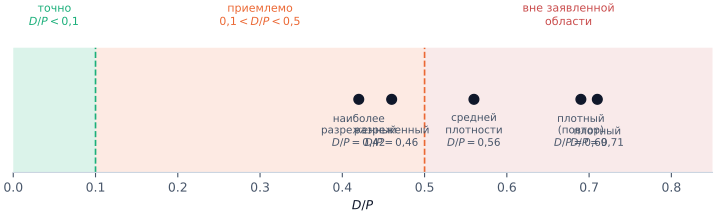

This chart was generated by the following Python code:
# -*- coding: utf-8 -*-
"""Рис. 2.2 -- карта применимости модели по D/P и положение образцов.

Геометрия чистая математика: закрашенные зоны -- это две границы, объявленные
авторами модели (D/P<0.1 -- заявленная точность, D/P<0.5 -- приемлемость при
дополнительном условии D/lambda<0.2, которое у нас выполнено с большим запасом
на всей рабочей полосе, см. текст параграфа). Точки образцов -- уже установленные
в курсе значения D/P (см. fig00_dp.py, Z_provenance.tex ключ 2.2), новых
вычислений над данными нет.
"""

import numpy as np

import pstyle as ps
import matplotlib.pyplot as plt

SAMPLES = [
    (0.42, "наиболее\nразреженный"),
    (0.46, "разреженный"),
    (0.56, "средней\nплотности"),
    (0.69, "плотный\n(повтор)"),
    (0.71, "плотный"),
]

fig, ax = plt.subplots(figsize=(7.4, 2.5))

ax.axvspan(0.0, 0.1, color=ps.S3, alpha=0.16, lw=0)
ax.axvspan(0.1, 0.5, color=ps.S2, alpha=0.14, lw=0)
ax.axvspan(0.5, 0.85, color="#c94b4b", alpha=0.12, lw=0)

ax.axvline(0.1, color=ps.S3, lw=1.2, ls="--")
ax.axvline(0.5, color=ps.S2, lw=1.2, ls="--")

ax.text(0.05, 1.32, "точно\n$D/P<0{,}1$", ha="center", va="bottom", fontsize=8, color=ps.S3)
ax.text(0.30, 1.32, "приемлемо\n$0{,}1<D/P<0{,}5$", ha="center", va="bottom", fontsize=8, color=ps.S2)
ax.text(0.675, 1.32, "вне заявленной\nобласти", ha="center", va="bottom", fontsize=8, color="#c94b4b")

for dp, lab in SAMPLES:
    ax.plot([dp], [0.5], marker="o", ms=7, color=ps.INK, zorder=5)
    ax.annotate(f"{lab}\n$D/P={dp:.2f}$".replace(".", "{,}"), (dp, 0.5),
                textcoords="offset points", xytext=(0, -34), fontsize=7.5,
                ha="center", color=ps.INK_2, linespacing=1.2)

ax.set_xlim(0.0, 0.85)
ax.set_ylim(-0.35, 1.1)
ax.set_yticks([])
ax.set_xlabel(r"$D/P$")
for side in ("top", "right", "left"):
    ax.spines[side].set_visible(False)
ax.spines["bottom"].set_color(ps.GRID)

fig.tight_layout()
ps.save(fig, "fig02_validity_map")
